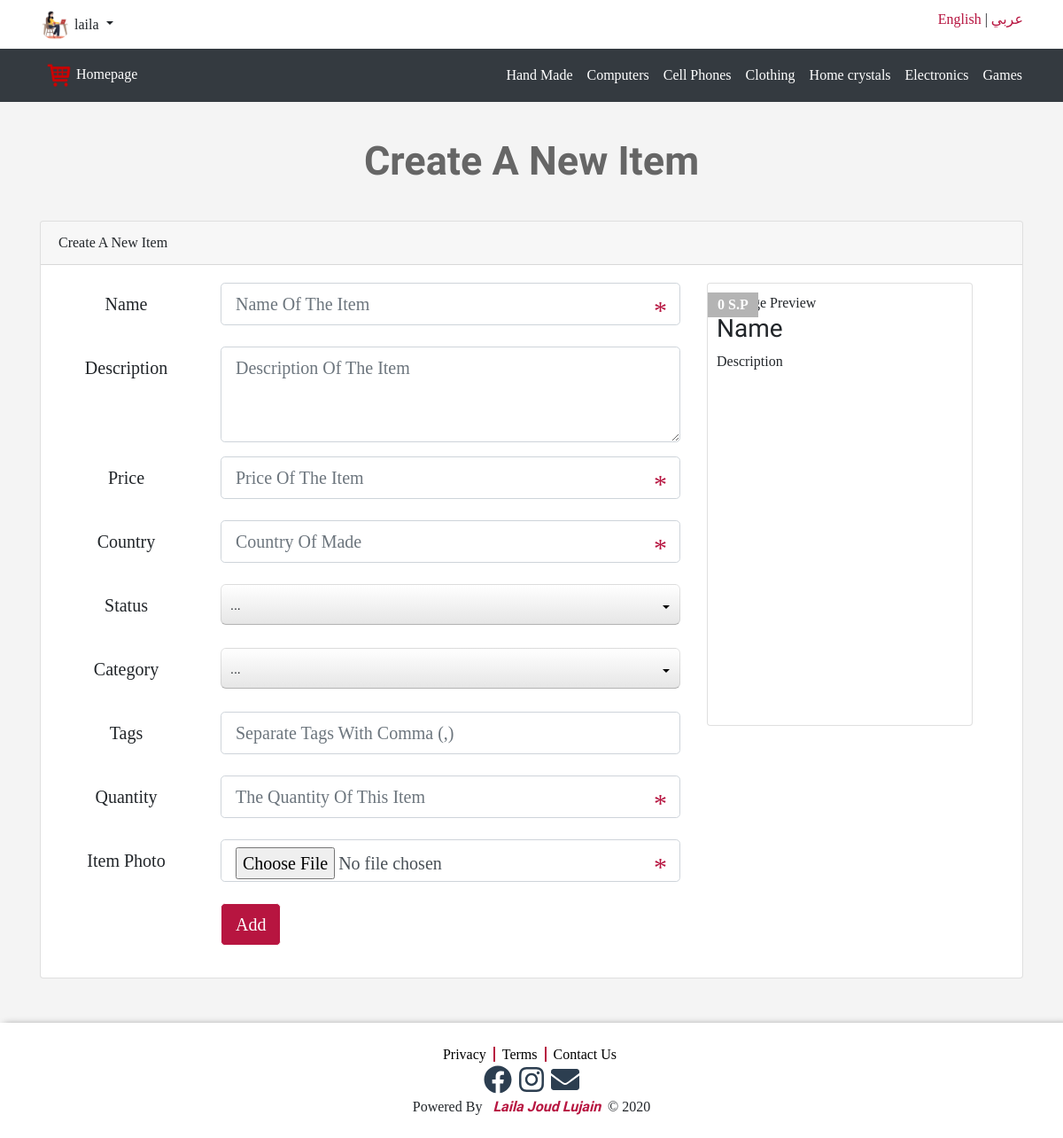
/newad.php (signed in), run on the app's committed database.
### tables this page shows
CREATE TABLE `users` (
  `UserID` int(11) NOT NULL COMMENT 'to identify user',
  `Username` varchar(255) NOT NULL COMMENT 'Username to login',
  `Password` varchar(255) NOT NULL COMMENT 'password to login',
  `Email` varchar(255) NOT NULL,
  `FullName` varchar(255) NOT NULL,
  `GroupID` int(11) NOT NULL DEFAULT '0' COMMENT 'Identify user Group',
  `RegStatus` int(11) NOT NULL DEFAULT '0' COMMENT 'User Approval',
  `Date` date NOT NULL,
  `avatar` varchar(255) NOT NULL DEFAULT '385-3856300_no-avatar-png.png'
);

CREATE TABLE `categories` (
  `ID` int(11) NOT NULL,
  `Name` varchar(255) NOT NULL,
  `Description` text NOT NULL,
  `parent` int(11) NOT NULL,
  `Ordering` int(11) DEFAULT NULL,
  `ar_Name` varchar(50) DEFAULT NULL
);

### init.php (called while the page is built, shortened)
<?php
include 'admin/connect.php';
      $func = 'includes/functions/';
		  $css  = 'layout/css/';
        include  $func.'functions.php';
        include $tbl.'header.php';
?>

### includes/functions/functions.php (called while the page is built, shortened)
<?php
function getAllfrom ($field , $table ,$Where =NULL , $and =NULL,$orderfield ,$ordering ='DESC'){
  global $conn;
    $getAll = $conn ->prepare("SELECT $field FROM  $table $Where $and ORDER BY $orderfield $ordering  ");
    $getAll->execute();
    $all =  $getAll -> fetchAll();
    return  $all;
}
?>

### newad.php (the view, shortened to what this page needs)
<?php
  include 'init.php';
 if (isset($_SESSION['user'])) {
?>
    <h1 class="text-center"><?php echo $lang['CREATE_NEW_ITEM'] ?></h1>
    	<div class="create-ad block">
    		<div class="container">
              <div class="card card-default">
                <div class="card-header"><?php echo $lang['NEW_ITEM'] ?></div>
                <div class="card-body">
                	<div class ='row'>
                    <div class="col-md-8">
                      <form class="form-horizontal main-form" action="<?php echo $_SERVER['PHP_SELF'] ?>" method="POST"  enctype="multipart/form-data"  id="idForm">
                                                <div class="form-group row justify-content-center">
                                                           <label class="col-sm-3 col-form-label-lg text-center"><?php echo $lang['NAME']?></label>
                                                             <div class="col-sm-7 col-md-9  ">
                                                                <input
                                                                 pattern =".{3,}"
                                                                 title ="This Field Require At Least 3 Characters"
                                                                 type="text" name="name" class="form-control form-control-lg live"  placeholder="<?php echo $lang['PLACEHOLDER_ITEM_NAME']?>"
                                                                data-class =".live-title" required="required"/>
                                                             </div>
                                                </div>
                                                <div class="form-group row justify-content-center">
                                                           <label class="col-sm-3 col-form-label-lg text-center"><?php echo $lang['DESCRIPTION']?></label>
                                                             <div class="col-sm-7 col-md-9 ">
                                                                <textarea  pattern =".{10,}"
                                                                 title ="This Field Require At Least 10 Characters" name="description" id="" cols="30" rows="3" class="form-control form-control-lg live" placeholder="<?php echo $lang['PLACEHOLDER_ITEM_DESCRIPTION']?>"
                                                                data-class =".live-desc" required></textarea>
                                                             </div>
                                                </div>
                                                <div class="form-group row justify-content-center">
                                                           <label class="col-sm-3 col-form-label-lg text-center"><?php echo $lang['PRICE']?></label>
                                                             <div class="col-sm-7 col-md-9 ">
                                                                <input type="text" name="price" class="form-control form-control-lg live" placeholder="<?php echo $lang['PLACEHOLDER_ITEM_PRICE']?>"
                                                                data-class =".live-price" required />
                                                             </div>
                                                </div>
                                                <div class="form-group row justify-content-center">
                                                           <label class="col-sm-3 col-form-label-lg text-center"><?php echo $lang['COUNTRY']?></label>
                                                             <div class="col-sm-7 col-md-9 ">
                                                                <input type="text" name="country" class="form-control form-control-lg"  placeholder="<?php echo $lang['PLACEHOLDER_ITEM_COUNTRY']?>" required   />
                                                             </div>
                                                </div>
                                                <div class="form-group row justify-content-center">
                                                           <label class="col-sm-3 col-form-label-lg text-center"><?php echo $lang['STATUS']?></label>
                                                             <div class="col-sm-7 col-md-9 ">
                                                                <select name="status" required >
                                                                </select>
                                                             </div>
                                                </div>
                                                <div class="form-group row justify-content-center">
                                                           <label class="col-sm-3 col-form-label-lg text-center"><?php echo $lang['CATEGORY']?></label>
                                                             <div class="col-sm-7 col-md-9 ">
                                                                <select name="category" required >
                                                                </select>
                                                             </div>
                                                </div>
                                                <div class="form-group row justify-content-center">
                                                           <label class="col-sm-3 col-form-label-lg text-center"><?php echo $lang['TAGS']?></label>
                                                             <div class="col-sm-7 col-md-9 ">
                                                                <input type="text" name="tags" class="form-control form-control-lg"  placeholder="<?php echo $lang['PLACEHOLDER_ITEM_TAGS']?>"  />
                                                             </div>
                                                </div>
                                                 <div class="form-group row justify-content-center">
                                                  <label class="col-sm-3 col-form-label-lg text-center"><?php echo $lang['QUANTITY']?></label>
                                                    <div class="col-sm-7 col-md-9 ">
                                                       <input type="text" name="qty" class="form-control form-control-lg" required="required" placeholder="<?php echo $lang['PLACEHOLDER_ITEM_QUANTITY']?>"  />
                                                    </div>
                                                 </div>
                                                  <div class="form-group row justify-content-center">
                                                             <label class="col-sm-3 col-form-label-lg text-center"><?php echo $lang['ITEM_PHOTO']?></label>
                                                               <div class="col-sm-7 col-md-9">
                                                                  <input type="file" name="image" class="form-control form-control-lg" required="required" id="idupload"/>
                                                               </div>
                                                    </div>
                                                <div class="form-group row justify-content-center">
                                                             <div class=" col-sm-4 col-md-6  col-lg-6">
                                                                <input type="submit"  value="<?php echo $lang['ADD']?>" class="btn btn-light btn-lg" />
                                                             </div>
                                                </div>
                                             </form>
                      </div>
                      <div class="col-md-4">
                          <div class='card item-box live-preview' style='height:500px; width:300px;'>
                               <span class ='price-tag' >
                              <span class="live-price">0</span> <?php echo $lang['S.P']?>
                               </span>
                               <img class='img-fluid'  src='computers-clipart-shopping-19.png' id ="imagepreview" alt="Image Preview" />
                               <div class='caption'>
                                    <h3 class="live-title"><?php echo $lang['NAME']?></h3>
                                    <p class="live-desc"><?php echo $lang['DESCRIPTION']?></p>
                               </div>
                          </div>
                      </div>
                   </div>
                </div>
            </div>
    	    </div>
    	</div>
 <?php
         }else{
           header('Location: login.php');
           exit();
         }
        include $tbl."footer.php";
?>

### includes/templates/header.php (shortened to what this page needs)
<!DOCTYPE html>
   <html>
	   <head>
		   	<link rel="stylesheet" href="<?php  echo $css;?>bootstrap.min.css"/>
		    <link rel="stylesheet" href="<?php  echo $css;?>fontawesome.min.css"/>
            <link rel="stylesheet" href="<?php  echo $css;?>brands.min.css"/>
            <link rel="stylesheet" href="<?php  echo $css;?>solid.min.css"/>
		    <link rel="stylesheet" href="<?php  echo $css;?>jquery-ui.css"/>
		    <link rel="stylesheet" href="<?php  echo $css;?>jquery.selectBoxIt.css"/>
		   	<link rel="stylesheet" href="<?php  echo $css;?>front.css"/>
	   </head>
   <body>
  <div  class="upper-bar">
     <div  class="container">
     	<?php
		  if(isset($_SESSION['user']))
			   {    $getUser = $conn ->prepare(" SELECT * FROM users Where Username = ? ");
					$getUser->execute(array($sessionUser));
					$info = $getUser -> fetch();
			    ?>
				    <img  class ="my-image img-fluid rounded-circle " src='<?php
			        if($info['avatar'] == '385-3856300_no-avatar-png.png')
			        echo $info['avatar'] ;
			        else echo "admin\uploads\avatars\\". $info['avatar']; ?>' alt='' />
	                        <div class="btn-group my-info " role="group">
	                        	<span id="btnGroupDrop1" class=" dropdown-toggle" data-toggle="dropdown" aria-haspopup="true" aria-expanded="false">
	                        		<?php echo $_SESSION['user'] ?>
	                        	</span>
							</div>
							<?php
						if (isset($_GET['pageid']) && is_numeric($_GET['pageid'])) {
							$category =intval($_GET['pageid']);
							?>
					     <div class="float-right ">
						    <a href="?pageid=<?php echo $category; ?>&lang=en" class="login-logout"><?php echo $lang['lang_en'] ?></a>
						  | <a href="?pageid=<?php echo $category; ?>&lang=ar" class="login-logout"><?php echo $lang['lang_ar']?></a>
						 </div>
						<?php }
						else {
						?>
						<div class="float-right ">
							<a href="?lang=en" class="login-logout"><?php echo $lang['lang_en'] ?></a>
						| <a href="?lang=ar" class="login-logout"><?php echo $lang['lang_ar']?></a>
						</div>
						<?php }
     	  } ?>
     </div>
   </div>
		<nav class="navbar navbar-expand-lg navbar-dark bg-dark navbar-inverse ">
          <div class="container">
            <a class="navbar-brand " href="index.php?lang=<?php echo $_SESSION['lang']; ?>"><img class="logo" src="red-simple-shopping-cart-icon-12.png">  <?php echo $lang['HOME']?></a>
				  <div class="collapse navbar-collapse justify-content-end" id="app-nav">
				    <ul class="nav navbar-nav " >
				         <?php
								if ($_SESSION['lang']=="en")
									{
										$allCats = getAllfrom("*" , "categories", "WHERE parent = 0","","ID","ASC");
										foreach ( $allCats as $cat )
										 {
											echo "<li class ='nav-item active' >
													<a href ='categories.php?pageid=".$cat['ID']."&lang=".$_SESSION['lang']."' class ='nav-link'>
													" . $cat['Name'] . "
													</a>
													</li>";
									      }
							    	}else if($_SESSION['lang']=="ar")
									  {
										  $allCats = getAllfrom("*" , "categories", "WHERE parent = 0","","ID","ASC");
									      foreach ( $allCats as $cat )
											{
												echo "<li class ='nav-item active' >
														<a href ='categories.php?pageid=".$cat['ID']."&lang=".$_SESSION['lang']."' class ='nav-link'>
														" . $cat['ar_Name'] . "
														</a>
														</li>";
											}
									  }
				          ?>
				   </ul>
	       </div>
	   </div>
		</nav>

### layout/css/front.css (style rules this page uses)
body { background-color: #f4f4f4; font-size: 16px; font-family: cursive; }
h3 { font-family: 'Courgette', cursive; }
h1 { font-family: 'Courgette', cursive; font-size: 45px; margin: 40px 0 ; font-weight: bold; color: #666; }
.navbar { border-radius: 0; margin-bottom: 0; padding-left: 30px; padding-bottom: 5px; padding-top: 5px; }
.navbar-brand { font-size: 1em; }
a.nav-link ,.navbar-brand { padding: 10px 1px; }
.navbar .container .navbar-brand { font-size: 1em; margin-left: 0px; margin-right: 8px; padding-left: 0px; }
.navbar-nav .nav-link { margin-left: 0px; padding-left: 0px; }
.dropdown-toggle { margin-right: 130px; }
.form-control { position: relative; }
.upper-bar { padding: 10px; background-color: #fff; }
.my-image { width: 35px; height: 35px; }
nav .container .logo { width: 30px; height: 30px; }
.item-box { position: relative; padding: 10px; margin-bottom: 40px; }
.item-box .price-tag ,.item-box-profile .price-tag { background-color: #b4b4b4; padding: 2px 11px; position: absolute; left: 0px; top: 10px; font-weight: bold; color: #fff; }
.item-box .caption p { height: 60px; max-height: 60px; }
.btn-light,.btn-light:hover { color: #fff; background-color: #b71540; border-color: snow; }
.upper-bar .container a .login-logout ,.login-logout { text-decoration: none; color: #b71540; }

### data on the page
users: avatar (picture)
categories: Name "Hand Made"
categories: Name "Computers"
categories: Name "Cell Phones"
categories: Name "Clothing"
categories: Name "Home crystals"
categories: Name "Electronics"
categories: Name "Games"

### other printed values
$_SESSION['user'] "laila"
$lang['lang_en'] "English"
$lang['lang_ar'] "عربي"
$lang['HOME'] "Homepage"
$lang['CREATE_NEW_ITEM'] "Create A New Item"
$lang['NEW_ITEM'] "Create A New Item"
$lang['NAME'] "Name"
$lang['DESCRIPTION'] "Description"
$lang['PRICE'] "Price"
$lang['COUNTRY'] "Country"
$lang['STATUS'] "Status"
$lang['CATEGORY'] "Category"
$lang['TAGS'] "Tags"
$lang['QUANTITY'] "Quantity"
$lang['ITEM_PHOTO'] "Item Photo"
